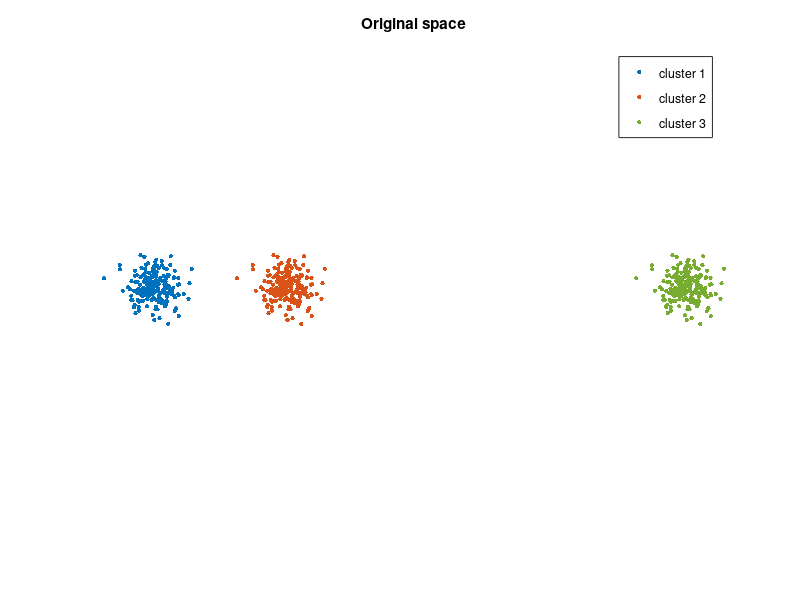

Write the MATLAB code that produced this figure. (Note: this script raises an error after producing the figure.)
%% A quick demonstrator of SG-t-SNE-Pi

clear

problem = {'grid', 'twoRings', 'sameDistance','differentSizes','differentDistances', ...
    'trefoil','concentricCircles','noise','ellipse','parallelLines','circle','randomCircle', ...
    'orthogonalSteps','randomWalk','randomJump','samePairDistance','uniform','linkedRings','unlinkedRings'}; %

msg = '';
for i=1:length(problem)
  msg = sprintf('%s%d. %s\n',msg,i,problem{i});
end

pid = input(sprintf('%s\nSelect test case (1-%d): ',msg,length(problem)));

if (pid==1 || pid==6 || pid==8 || pid==9 || pid==11 || pid==13 || pid==14 || pid==15 || pid==17 || pid==12 || pid==16)
    u=input('\nGive a perplexity value (5-50): ');
end

fprintf('Processing %s\n',problem{pid})

% initial supposedly unknown original coordinates

eps = 100;

switch problem{pid}
  case 'twoRings'
    n0 = 700;
    n = 2 * n0; % total number of points
    a = linspace(0,2*pi,n0)';

    X = [0.5 * (cos(a + randn(n0,1)*2^-4)), ...
         0.5 * (sin(a + randn(n0,1)*2^-4));
         0.7 * (cos(a + randn(n0,1)*2^-4)), ...
         0.7 * (sin(a + randn(n0,1)*2^-4))];
    % cluster ids
%     L = [ones(n0,1); 2*ones(n0,1)];

    figure(pid)
    scatter(X(1:n0,1),X(1:n0,2),eps,[0 0.4470 0.7410],'.')
    hold on
    scatter(X(n0+1:2*n0,1),X(n0+1:2*n0,2),eps,[0.8500 0.3250 0.0980],'.');
    axis equal off
    title('Original space')
    legend('cluster 1','cluster 2')
    imgName=sprintf('%s.png',problem{pid});
    saveas(gcf,imgName)

    D = similarityMatrix(X,n);

    % sparse stochastic matrix
    Dsp=zeros(n,n);
    Dsp(1:n0,1:n0)=D(1:n0,1:n0);
    Dsp(n0+1:2*n0,n0+1:2*n0)=D(n0+1:2*n0,n0+1:2*n0);

    case 'sameDistance'
    n0 = 200;
    n = 3 * n0; % total number of points

    X = [randn(n0,2); randn(n0,2)+[5,0]; randn(n0,2) + [0, 5]];
    % cluster ids
    L = [ones(n0,1); 2*ones(n0,1); 3*ones(n0,1)];

    figure(pid)
    scatter(X(1:n0,1),X(1:n0,2),eps,[0 0.4470 0.7410],'.')
    hold on
    scatter(X(n0+1:2*n0,1),X(n0+1:2*n0,2),eps,[0.8500 0.3250 0.0980],'.');
    scatter(X(2*n0+1:3*n0,1),X(2*n0+1:3*n0,2),eps,[0.4660 0.6740 0.1880],'.');
    axis equal off
    title('Original space')
    legend('cluster 1','cluster 2','cluster 3')
    imgName=sprintf('%s.png',problem{pid});
    saveas(gcf,imgName)
    
    D = similarityMatrix(X,n);

    % sparse stochastic matrix
    Dsp=zeros(n,n);
    Dsp(1:n0,1:n0)=D(1:n0,1:n0);
    Dsp(n0+1:2*n0,n0+1:2*n0)=D(n0+1:2*n0,n0+1:2*n0);
    Dsp(2*n0+1:3*n0,2*n0+1:3*n0)=D(2*n0+1:3*n0,2*n0+1:3*n0);

  case 'grid'
    n0 = 25;
    n = n0^2;
    v = linspace(0,1,n0);
    [xx,yy] = meshgrid(v,v);

    X = [xx(:) yy(:)];

    % use these labels for gradual linear rainbow change
    a = linspace(0,pi,n+1)'; a = a(1:n);
    L = [(1+cos(a))/2 sin(a) (1-cos(a))/2];

    figure(pid)
    scatter(X(:,1),X(:,2),eps,L,'.');
    axis equal off
    title('Original space of grid')
    imgName=sprintf('%s.png',problem{pid});
    saveas(gcf,imgName)

    D = similarityMatrix(X,n);

    nn=ceil(3*u);
    k=nn;

    [Dsorted,I]=sort(D,2,'descend');

    Dsp=zeros(n,n);
    for i=1:n
        for j=1:k
            Dsp(i,I(i,j))=D(i,I(i,j));
        end
    end

    case 'differentSizes'
        n0=400;
        n=2*n0;
        muSize=zeros(n,n);
        muSize(n0+1:n,1)=100;
        sigmaSize=ones(n,n);
        sigmaSize(1:n0,:)=10;

        X=normrnd(muSize,sigmaSize,n,n);

        L = [ones(n0,1); 2*ones(n0,1);];

        figure(pid)
        scatter(X(1:n0,1),X(1:n0,2),eps,[0 0.4470 0.7410],'.')
        hold on
        scatter(X(n0+1:n,1),X(n0+1:n,2),eps,[0.8500 0.3250 0.0980],'.');
        axis equal off
        title('Original space')
        legend('\sigma1=10','\sigma2=1')
        imgName=sprintf('%s.png',problem{pid});
        saveas(gcf,imgName)

        D = similarityMatrix(X,n);

        % sparse stochastic matrix
        Dsp=zeros(n,n);
        Dsp(1:n0,1:n0)=D(1:n0,1:n0);
        Dsp(n0+1:n,n0+1:n)=D(n0+1:n,n0+1:n);

    case 'differentDistances'
        n0=200;
        n=3*n0;

        muD=zeros(n0,n0);
        sigmaD=ones(n0,n0);

        cluster1D=normrnd(muD,sigmaD,n0,n0);

        cluster2D=cluster1D; 
        cluster2D(:,1)=cluster2D(:,1)+10;
        cluster3D=cluster1D;
        cluster3D(:,1)=cluster3D(:,1)+40; % cluster 1 & 2 have distance 10
        % cluster 1 & 3 have distance 40

        X=[cluster1D; cluster2D; cluster3D];

        L = [ones(n0,1); 2*ones(n0,1); 3*ones(n0,1)];

        figure(pid)
        scatter(X(1:n0,1),X(1:n0,2),eps,[0 0.4470 0.7410],'.')
        hold on
        scatter(X(n0+1:2*n0,1),X(n0+1:2*n0,2),eps,[0.8500 0.3250 0.0980],'.');
        scatter(X(2*n0+1:3*n0,1),X(2*n0+1:3*n0,2),eps,[0.4660 0.6740 0.1880],'.');
        axis equal off
        title('Original space')
        legend('cluster 1','cluster 2','cluster 3')
        imgName=sprintf('%s.png',problem{pid});
        saveas(gcf,imgName)

        D = similarityMatrix(X,n);

        % sparse stochastic matrix
        Dsp=zeros(n,n);
        Dsp(1:n0,1:n0)=D(1:n0,1:n0);
        Dsp(n0+1:2*n0,n0+1:2*n0)=D(n0+1:2*n0,n0+1:2*n0);
        Dsp(2*n0+1:3*n0,2*n0+1:3*n0)=D(2*n0+1:3*n0,2*n0+1:3*n0);

    case 'trefoil'

        n=200;

        X=zeros(n,n);
        L=zeros(n,1);
        for i=1:n
            t=i*2*pi/n;
            X(i,1)=sin(t)+2*sin(2*t);
            X(i,2)=cos(t)-2*cos(2*t);
            X(i,3)=-sin(3*t);
            L(i,1)=t;
        end

        figure(pid)
        scatter3(X(:,1),X(:,2),X(:,3),eps,L,'.');
        axis equal off
        title('Original space of trefoil knot')
        imgName=sprintf('%s.png',problem{pid});
        saveas(gcf,imgName)

        figure(100)
        scatter(X(:,1),X(:,2),eps,L,'.');
        axis equal off
        title('Original space of trefoil knot')
        imgName2D=sprintf('%s2D.png',problem{pid});
        saveas(gcf,imgName2D)

        D = similarityMatrix(X,n);

        nn=ceil(3*u);
        k=nn;

        [Dsorted,I]=sort(D,2,'descend');

        Dsp=zeros(n,n);
        for i=1:n
            for j=1:k
                Dsp(i,I(i,j))=D(i,I(i,j));
                %Dsp(I(i,j),i)=Dsp(i,I(i,j));
            end
        end

%         % brute k-nn search
%         Dsp = bruteKNN(X,n,k);
% 
%         % time execution of brute k-nn search
%         f1=@()bruteKNN(X,n,k);
%         t_br=timeit(f1);
%         t_br_2=sprintf('%10e',t_br);
%         
%         % fast k-nn search
%         Dsp = fastKNN(X',n,k);
% 
%         % time execution of fast k-nn search
%         f2=@()fastKNN(X',n,k);
%         t_fast=timeit(f2);
%         t_fast_2=sprintf('%10e',t_fast);
% 
%         diff=t_br-t_fast;
%         diff_2=sprintf('%10e',diff);
        

%         colSum=sum(Dsp,1);
%         Dsp(colSum~=0) = Dsp(colSum~=0) ./ colSum(colSum~=0);         % make column stochastic

    case 'concentricCircles'
        n0=200;
        n=2*n0;

        X=zeros(n,n);

        muCC=zeros(n0,n0);
        sigmaCC=ones(n0,n0);

        cluster1CC=normrnd(muCC,sigmaCC,n0,n0);
        cluster2CC=normrnd(muCC,50*sigmaCC,n0,n0);

        X=[cluster1CC; cluster2CC;];

        figure(pid)
        scatter(X(1:n0,1),X(1:n0,2),eps,[0 0.4470 0.7410],'.')
        hold on
        scatter(X(n0+1:2*n0,1),X(n0+1:2*n0,2),eps,[0.8500 0.3250 0.0980],'.');
        axis equal off
        title('Original space')
        legend('\sigma1=1','\sigma2=50')
        imgName=sprintf('%s.png',problem{pid});
        saveas(gcf,imgName)

        D = similarityMatrix(X,n);

        % sparse stochastic matrix
        Dsp=zeros(n,n);
        % cluster 1
        Dsp(n0/2+1:n0+n0/2,n0/2+1:n0+n0/2)=D(1:n0,1:n0); 
        % cluster 2
        Dsp(1:n0/2,1:n0/2)=D(n0+1:n0+n0/2,n0+1:n0+n0/2);
        Dsp(n0+n0/2+1:n,n0+n0/2+1:n)=D(n0+n0/2+1:n,n0+n0/2+1:n);
        Dsp(1:n0/2,n0+n0/2+1:n)=D(n0+1:n0+n0/2,n0+n0/2+1:n);
        Dsp(n0+n0/2+1:n,1:n0/2)=D(n0+n0/2+1:n,n0+1:n0+n0/2);

    case 'noise'
        n=500;
        mu=zeros(n,n);
        sigma=ones(n,n);

        X=normrnd(mu,sigma,n,n);

        figure(pid)
        scatter(X(:,1),X(:,2),eps,[0 0.4470 0.7410],'.');
        axis equal off
        title('Original space')
        legend('noise')
        imgName=sprintf('%s.png',problem{pid});
        saveas(gcf,imgName)

        D = similarityMatrix(X,n);

        % sparse matrix
        [Dsorted,I]=sort(D,2,'descend');
        
        nn=ceil(3*u);
        k=nn;

        Dsp=zeros(n,n);
        for i=1:n
            for j=1:k
                Dsp(i,I(i,j))=D(i,I(i,j));
            end
        end

    case 'ellipse'
        n=200;

        muSh=zeros(n,n);
        sigmaSh=ones(n,n);

        X=normrnd(muSh,sigmaSh,n,n);

        for i=1:n
            for j=1:n
                X(i,j)=X(i,j)/j;
            end
        end

        figure(pid)
        scatter(X(:,1),X(:,2),eps,[0 0.4470 0.7410],'.');
        axis equal off
        title('Original space')
        legend('ellipse')
        imgName=sprintf('%s.png',problem{pid});
        saveas(gcf,imgName)

        D = similarityMatrix(X,n);

        % sparse matrix
        [Dsorted,I]=sort(D,2,'descend');

        nn=ceil(3*u);
        k=nn;

        Dsp=zeros(n,n);
        for i=1:n
            for j=1:k
                Dsp(i,I(i,j))=D(i,I(i,j));
            end
        end

    case 'parallelLines'
        n0=200;
        n=2*n0;

        m2Sh=zeros(n0,n0);
        sigma2Sh=ones(n0,n0);

        cluster1Sh=normrnd(m2Sh,sigma2Sh,n0,n0);
        cluster2Sh=cluster1Sh;

        s=0.03*n;

        for i=1:n0
            cluster1Sh(i,1)=s*cluster1Sh(i,1)+i;
            cluster2Sh(i,1)=s*cluster2Sh(i,1)+i+n/5;
            for j=2:n0
                cluster1Sh(i,j)=s*cluster1Sh(i,j)+i;
                cluster2Sh(i,j)=s*cluster2Sh(i,j)+i-n/5;
            end
        end

        X=[cluster1Sh; cluster2Sh;];

        figure(pid)
        scatter(X(1:n0,1),X(1:n0,2),eps,[0 0.4470 0.7410],'.')
        hold on
        scatter(X(n0+1:2*n0,1),X(n0+1:2*n0,2),eps,[0.8500 0.3250 0.0980],'.');
        axis equal off
        title('Original space')
        legend('cluster1','cluster2')
        imgName=sprintf('%s.png',problem{pid});
        saveas(gcf,imgName)

        D = similarityMatrix(X,n);

        % sparse matrix
        Dsp=zeros(n,n);
        Dsp(1:n0,1:n0)=D(1:n0,1:n0);
        Dsp(n0+1:2*n0,n0+1:2*n0)=D(n0+1:2*n0,n0+1:2*n0);

    case 'circle'
        n=600;
        X=zeros(n,n);
        L=zeros(n,1);
        for i=1:n
            t=2*pi*i/n;
            X(i,1)=cos(t);
            X(i,2)=sin(t);
            L(i,1)=t;
        end

        figure(pid)
        scatter(X(:,1),X(:,2),eps,L,'.');
        axis equal off
        title('Original space of circle')
        imgName=sprintf('%s.png',problem{pid});
        saveas(gcf,imgName)

        D = similarityMatrix(X,n);

        % sparse stochastic matrix
        [Dsorted,I]=sort(D,2,'descend');
        %u=30;
        nn=ceil(3*u);
        k=nn;

        Dsp=zeros(n,n);
        for i=1:n
            for j=1:k
                Dsp(i,I(i,j))=D(i,I(i,j));
            end
        end
     
    case 'randomCircle'
        n=200;
        X=zeros(n,n);
        L=zeros(n,1);
        for i=1:n
            t=2*pi*rand();
            X(i,1)=cos(t);
            X(i,2)=sin(t);
            L(i,1)=t;
        end

        figure(pid)
        scatter(X(:,1),X(:,2),eps,L,'.');
        axis equal off
        title('Original space of random circle')
        imgName=sprintf('%s.png',problem{pid});
        saveas(gcf,imgName)

        D = similarityMatrix(X,n);

        % sparse stochastic matrix
        [Dsorted,I]=sort(D,2,'descend');
        %u=30;
        nn=ceil(3*u);
        k=nn;

        Dsp=zeros(n,n);
        for i=1:n
            for j=1:k
                Dsp(i,I(i,j))=D(i,I(i,j));
            end
        end

    case 'orthogonalSteps'
        n=200;
        X=zeros(n,2);

        L=ones(n,1);
        L(1,1)=1.5*pi/n;

        for i=2:n
            for j=1:2
                X(i,j)=X(i-1,j)+1;
            end
            L(i,1)=1.5*pi*i/n;
        end

        figure(pid)
        scatter(X(:,1),X(:,2),eps,L,'.');
        axis equal off
        title('Original space of orthogonal steps')
        imgName=sprintf('%s.png',problem{pid});
        saveas(gcf,imgName)

        D = similarityMatrix(X,n);

        % sparse stochastic matrix
        [Dsorted,I]=sort(D,2,'descend');
        nn=ceil(3*u);
        k=nn;

        Dsp=zeros(n,n);
        for i=1:n
            for j=1:k
                Dsp(i,I(i,j))=D(i,I(i,j));
            end
        end

    case 'randomWalk'
        n=700;
        X=zeros(n,2);

        L=ones(n,1);
        L(1,1)=1.5*pi/n;

        X(1,:)=normrnd([0,0],[1,1],1,2);

        for i=2:n
            for j=1:2
                X(i,j)=X(i-1,j)+normrnd(0,1);
            end
            L(i,1)=1.5*pi*i/n;
        end

        figure(pid)
        scatter(X(:,1),X(:,2),eps,L,'.');
        axis equal off
        title('Original space of random walk')
        imgName=sprintf('%s.png',problem{pid});
        saveas(gcf,imgName)

        D = similarityMatrix(X,n);

        % sparse matrix
        [Dsorted,I]=sort(D,2,'descend');
        nn=ceil(3*u);
        k=nn;

        Dsp=zeros(n,n);
        for i=1:n
            for j=1:k
                Dsp(i,I(i,j))=D(i,I(i,j));
            end
        end

    case 'randomJump'
        n=200;
        X=zeros(n,2);

        L=ones(n,1);
        L(1,1)=1.5*pi/n;

        r=normrnd([0,0],[1,1],1,2);
        r=r*sqrt(2);

        X(1,:)=normrnd([0,0],[1,1],1,2)+r;

        for i=2:n
            for j=1:2
                rj=normrnd(0,1);
                rj=rj*sqrt(2);
                X(i,j)=X(i-1,j)+normrnd(0,1)+rj;
            end
            L(i,1)=1.5*pi*i/n;
        end

        figure(pid)
        scatter(X(:,1),X(:,2),eps,L,'.');
        axis equal off
        title('Original space of random jump')
        imgName=sprintf('%s.png',problem{pid});
        saveas(gcf,imgName)

        D = similarityMatrix(X,n);

        % sparse stochastic matrix
        [Dsorted,I]=sort(D,2,'descend');
        %u=5;
        nn=ceil(3*u);
        k=nn;

        Dsp=zeros(n,n);
        for i=1:n
            for j=1:k
                Dsp(i,I(i,j))=D(i,I(i,j));
            end
        end

    case 'samePairDistance'
        %         n=200;
        %         X=zeros(n,2);
        %
        %         L=ones(n,1);
        %
        %         for i=1:n
        %             for j=1:n
        %                 if j==i
        %                     X(j,:)=1+0.5*normrnd([0,0],[1,1],1,2);
        %                 end
        %             end
        %         end

        n1=200;
        X1=zeros(n1,2);
        
        for i=1:n1
            t=2*pi*i/n1;
            X1(i,1)=cos(t);
            X1(i,2)=sin(t);
        end

        r2=1-norm(X1(1,:)-X1(2,:));
        n2=ceil(n1*r2);
        X2=zeros(n2,2);
        n=n1+n2;

        for i=1:n2
            t=2*pi*i/n1;
            X2(i,1)=r2*cos(t);
            X2(i,2)=r2*sin(t);
        end

        X=[X1; X2];

        figure(pid)
        scatter(X(:,1),X(:,2),eps,[0 0.4470 0.7410],'.')
        axis equal off
        title('Original space')
%         legend('simplex')
        imgName=sprintf('%s.png',problem{pid});
        saveas(gcf,imgName)

        D = similarityMatrix(X,n);

        % sparse stochastic matrix
        [Dsorted,I]=sort(D,2,'descend');
        %u=30;
        nn=ceil(u);
        k=nn+1;

        Dsp=zeros(n,n);
        for i=1:n
            for j=1:k
                Dsp(i,I(i,j))=D(i,I(i,j));
            end
        end
    case 'uniform'

        n=200;
        X=rand(n,n);

        figure(pid)
        scatter(X(:,1),X(:,2),eps,[0 0.4470 0.7410],'.');
        axis equal off
        title('Original space')
        legend('uniform distribution')
        imgName=sprintf('%s.png',problem{pid});
        saveas(gcf,imgName)

        D = similarityMatrix(X,n);

        % sparse stochastic matrix
        [Dsorted,I]=sort(D,2,'descend');
        %u=5;
        nn=ceil(3*u);
        k=nn;

        Dsp=zeros(n,n);
        for i=1:n
            for j=1:k
                Dsp(i,I(i,j))=D(i,I(i,j));
            end
        end

    case 'linkedRings'

        n0=700;
        n=2*n0;

        for i=1:n0
            t=i*2*pi/n0;

            x1=cos(t);
            y1=sin(t);
            z1=0;

            x2=cos(t)+1;
            y2=0;
            z2=sin(t);

            X(i,1)=x1;
            X(i,2)=cos(0.4)*y1+sin(0.4)*z1;
            X(i,3)=-sin(0.4)*y1+cos(0.4)*z1;

            X(i+n0,1)=x2;
            X(i+n0,2)=cos(0.4)*y2+sin(0.4)*z2;
            X(i+n0,3)=-sin(0.4)*y2+cos(0.4)*z2;

        end

        figure(pid)
        scatter3(X(1:n0,1),X(1:n0,2),X(1:n0,3),eps,[0 0.4470 0.7410],'.')
        hold on
        scatter3(X(n0+1:2*n0,1),X(n0+1:2*n0,2),X(n0+1:2*n0,3),eps,[0.8500 0.3250 0.0980],'.');
        axis equal off
        title('Original space')
        legend('cluster 1','cluster 2')
        imgName=sprintf('%s.png',problem{pid});
        saveas(gcf,imgName)

        D = similarityMatrix(X,n);

        % sparse stochastic matrix
        Dsp=zeros(n,n);
        Dsp(1:n0,1:n0)=D(1:n0,1:n0);
        Dsp(n0+1:2*n0,n0+1:2*n0)=D(n0+1:2*n0,n0+1:2*n0);

    case 'unlinkedRings'

        n0=700;
        n=2*n0;

        for i=1:n0
            t=i*2*pi/n0;

            x1=cos(t);
            y1=sin(t);
            z1=0;

            x2=cos(t)+3;
            y2=0;
            z2=sin(t);

            X(i,1)=x1;
            X(i,2)=cos(0.4)*y1+sin(0.4)*z1;
            X(i,3)=-sin(0.4)*y1+cos(0.4)*z1;

            X(i+n0,1)=x2;
            X(i+n0,2)=cos(0.4)*y2+sin(0.4)*z2;
            X(i+n0,3)=-sin(0.4)*y2+cos(0.4)*z2;

        end

        figure(pid)
        scatter3(X(1:n0,1),X(1:n0,2),X(1:n0,3),eps,[0 0.4470 0.7410],'.')
        hold on
        scatter3(X(n0+1:2*n0,1),X(n0+1:2*n0,2),X(n0+1:2*n0,3),eps,[0.8500 0.3250 0.0980],'.');
        axis equal off
        title('Original space')
        legend('cluster 1','cluster 2')
        imgName=sprintf('%s.png',problem{pid});
        saveas(gcf,imgName)

        D = similarityMatrix(X,n);

        % sparse stochastic matrix
        Dsp=zeros(n,n);
        Dsp(1:n0,1:n0)=D(1:n0,1:n0);
        Dsp(n0+1:2*n0,n0+1:2*n0)=D(n0+1:2*n0,n0+1:2*n0);

end

if (pid==1 || pid==6 || pid==8 || pid==9 || pid==11 || pid==13 || pid==14 || pid==15 || pid==17 || pid==12 || pid==16)
    title_mess=sprintf('%s%d\n','Sparse graph k = ',nn);
else
    title_mess='Sparse graph';
end

figure(length(problem)+1)
spy(Dsp,'.k')
title(title_mess)
img2Name=sprintf('SPARSE%s.png',problem{pid});
saveas(gcf,img2Name)

%% Write mtx file
DspF=sparse(Dsp);
fileName=sprintf('%s.mtx',problem{pid});
mmwrite(fileName,DspF);

fileNamePer=sprintf('%s-demo-perpl.mtx',problem{pid});
mmwrite(fileNamePer,X);

% run following lines to copy files to folder pluto data
copyfile(fileName,'../')
copyfile(fileNamePer,'../')
copyfile(imgName,'../')
copyfile(img2Name,'../')